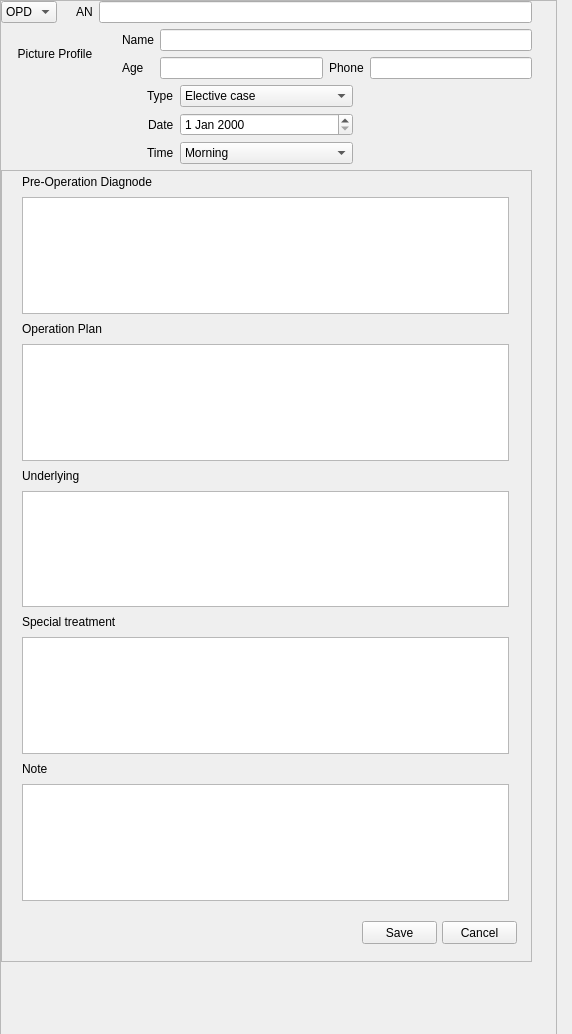
<?xml version="1.0" encoding="UTF-8"?>
<ui version="4.0">
 <class>Form</class>
 <widget class="QWidget" name="Form">
  <property name="geometry">
   <rect>
    <x>0</x>
    <y>0</y>
    <width>572</width>
    <height>1034</height>
   </rect>
  </property>
  <property name="windowTitle">
   <string>Form</string>
  </property>
  <widget class="QScrollArea" name="scrollArea">
   <property name="geometry">
    <rect>
     <x>0</x>
     <y>0</y>
     <width>557</width>
     <height>1121</height>
    </rect>
   </property>
   <property name="widgetResizable">
    <bool>true</bool>
   </property>
   <widget class="QWidget" name="scrollAreaWidgetContents">
    <property name="geometry">
     <rect>
      <x>0</x>
      <y>0</y>
      <width>555</width>
      <height>1119</height>
     </rect>
    </property>
    <widget class="QWidget" name="verticalLayoutWidget">
     <property name="geometry">
      <rect>
       <x>0</x>
       <y>0</y>
       <width>531</width>
       <height>961</height>
      </rect>
     </property>
     <layout class="QVBoxLayout" name="verticalLayout">
      <item>
       <layout class="QHBoxLayout" name="horizontalLayout">
        <item>
         <widget class="QComboBox" name="OPD">
          <item>
           <property name="text">
            <string>OPD</string>
           </property>
          </item>
          <item>
           <property name="text">
            <string>IPD</string>
           </property>
          </item>
         </widget>
        </item>
        <item>
         <widget class="QLabel" name="label_11">
          <property name="text">
           <string/>
          </property>
         </widget>
        </item>
        <item>
         <widget class="QLabel" name="label">
          <property name="text">
           <string>AN</string>
          </property>
         </widget>
        </item>
        <item>
         <widget class="QLineEdit" name="AN"/>
        </item>
       </layout>
      </item>
      <item>
       <layout class="QHBoxLayout" name="box_2">
        <item>
         <widget class="QLabel" name="PIC">
          <property name="text">
           <string>     Picture Profile       </string>
          </property>
         </widget>
        </item>
        <item>
         <layout class="QGridLayout" name="gridLayout">
          <item row="1" column="3">
           <widget class="QLineEdit" name="Phone"/>
          </item>
          <item row="1" column="2">
           <widget class="QLabel" name="label_5">
            <property name="text">
             <string>Phone</string>
            </property>
           </widget>
          </item>
          <item row="1" column="0">
           <widget class="QLabel" name="label_4">
            <property name="text">
             <string>Age</string>
            </property>
           </widget>
          </item>
          <item row="1" column="1">
           <widget class="QLineEdit" name="Age"/>
          </item>
          <item row="0" column="0">
           <widget class="QLabel" name="label_3">
            <property name="text">
             <string>Name</string>
            </property>
           </widget>
          </item>
          <item row="0" column="1" colspan="3">
           <widget class="QLineEdit" name="Name"/>
          </item>
         </layout>
        </item>
       </layout>
      </item>
      <item>
       <layout class="QGridLayout" name="box_3">
        <item row="0" column="2">
         <widget class="QLabel" name="label_12">
          <property name="text">
           <string/>
          </property>
         </widget>
        </item>
        <item row="1" column="0" alignment="Qt::AlignRight">
         <widget class="QLabel" name="label_7">
          <property name="text">
           <string>Date</string>
          </property>
         </widget>
        </item>
        <item row="0" column="0" alignment="Qt::AlignRight">
         <widget class="QLabel" name="label_8">
          <property name="text">
           <string>Type</string>
          </property>
         </widget>
        </item>
        <item row="2" column="0" alignment="Qt::AlignRight">
         <widget class="QLabel" name="label_6">
          <property name="text">
           <string>Time</string>
          </property>
         </widget>
        </item>
        <item row="0" column="1">
         <widget class="QComboBox" name="Type">
          <item>
           <property name="text">
            <string>Elective case</string>
           </property>
          </item>
          <item>
           <property name="text">
            <string>Emergency case</string>
           </property>
          </item>
          <item>
           <property name="text">
            <string>Ergency case</string>
           </property>
          </item>
         </widget>
        </item>
        <item row="2" column="1">
         <widget class="QComboBox" name="Time">
          <item>
           <property name="text">
            <string>Morning</string>
           </property>
          </item>
          <item>
           <property name="text">
            <string>Afternoon</string>
           </property>
          </item>
          <item>
           <property name="text">
            <string>None</string>
           </property>
          </item>
         </widget>
        </item>
        <item row="1" column="1">
         <widget class="QDateEdit" name="Date"/>
        </item>
       </layout>
      </item>
      <item>
       <layout class="QVBoxLayout" name="verticalLayout_2">
        <item>
         <widget class="QScrollArea" name="scrollArea_2">
          <property name="widgetResizable">
           <bool>true</bool>
          </property>
          <widget class="QWidget" name="scrollAreaWidgetContents_2">
           <property name="geometry">
            <rect>
             <x>0</x>
             <y>0</y>
             <width>525</width>
             <height>791</height>
            </rect>
           </property>
           <widget class="QLabel" name="label_25">
            <property name="geometry">
             <rect>
              <x>20</x>
              <y>150</y>
              <width>487</width>
              <height>16</height>
             </rect>
            </property>
            <property name="text">
             <string>Operation Plan</string>
            </property>
           </widget>
           <widget class="QPlainTextEdit" name="Note">
            <property name="geometry">
             <rect>
              <x>20</x>
              <y>613</y>
              <width>487</width>
              <height>117</height>
             </rect>
            </property>
           </widget>
           <widget class="QLabel" name="label_21">
            <property name="geometry">
             <rect>
              <x>20</x>
              <y>590</y>
              <width>487</width>
              <height>16</height>
             </rect>
            </property>
            <property name="text">
             <string>Note</string>
            </property>
           </widget>
           <widget class="QLabel" name="label_22">
            <property name="geometry">
             <rect>
              <x>20</x>
              <y>3</y>
              <width>487</width>
              <height>16</height>
             </rect>
            </property>
            <property name="text">
             <string>Pre-Operation Diagnode</string>
            </property>
           </widget>
           <widget class="QLabel" name="label_24">
            <property name="geometry">
             <rect>
              <x>20</x>
              <y>443</y>
              <width>487</width>
              <height>16</height>
             </rect>
            </property>
            <property name="text">
             <string>Special treatment</string>
            </property>
           </widget>
           <widget class="QPlainTextEdit" name="Pre_OD">
            <property name="geometry">
             <rect>
              <x>20</x>
              <y>26</y>
              <width>487</width>
              <height>117</height>
             </rect>
            </property>
           </widget>
           <widget class="QPlainTextEdit" name="Plan">
            <property name="geometry">
             <rect>
              <x>20</x>
              <y>173</y>
              <width>487</width>
              <height>117</height>
             </rect>
            </property>
           </widget>
           <widget class="QPlainTextEdit" name="Treatment">
            <property name="geometry">
             <rect>
              <x>20</x>
              <y>466</y>
              <width>487</width>
              <height>117</height>
             </rect>
            </property>
           </widget>
           <widget class="QLabel" name="label_23">
            <property name="geometry">
             <rect>
              <x>20</x>
              <y>297</y>
              <width>487</width>
              <height>16</height>
             </rect>
            </property>
            <property name="text">
             <string>Underlying</string>
            </property>
           </widget>
           <widget class="QPlainTextEdit" name="Underlying">
            <property name="geometry">
             <rect>
              <x>20</x>
              <y>320</y>
              <width>487</width>
              <height>116</height>
             </rect>
            </property>
           </widget>
           <widget class="QPushButton" name="button_save">
            <property name="geometry">
             <rect>
              <x>360</x>
              <y>750</y>
              <width>75</width>
              <height>23</height>
             </rect>
            </property>
            <property name="text">
             <string>Save</string>
            </property>
           </widget>
           <widget class="QPushButton" name="button_cancel">
            <property name="geometry">
             <rect>
              <x>440</x>
              <y>750</y>
              <width>75</width>
              <height>23</height>
             </rect>
            </property>
            <property name="text">
             <string>Cancel</string>
            </property>
           </widget>
          </widget>
         </widget>
        </item>
       </layout>
      </item>
     </layout>
    </widget>
   </widget>
  </widget>
 </widget>
 <resources/>
 <connections/>
</ui>
